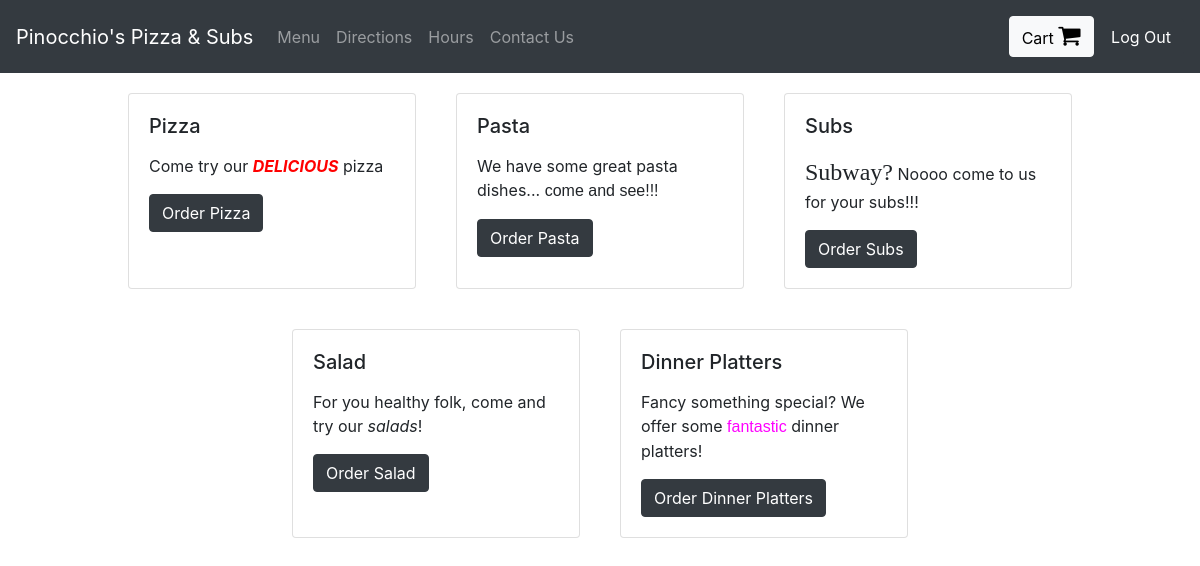
The app's page / (signed in), older data.
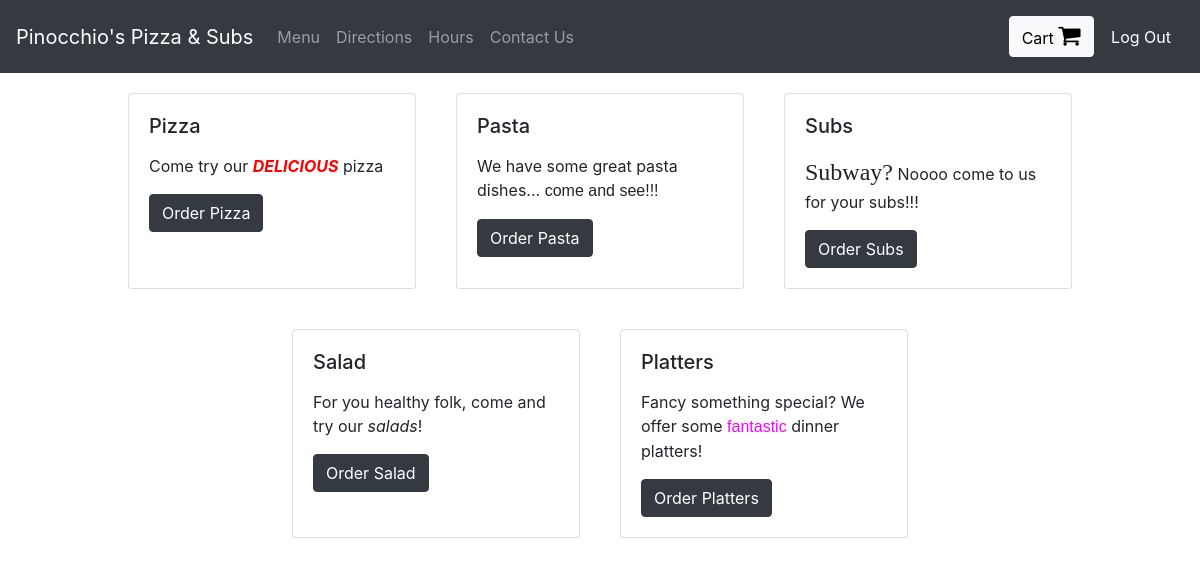
The same page, newer data.
### orders/models.py (models this page shows, shortened)
class Category(models.Model):
    category_title = models.CharField(max_length=200)
    category_gif = models.CharField(max_length=200)
    category_description = models.TextField() #make this the wysiwyg text field

### orders/views.py (the view)
# urls.py: path("", views.index, name="index"),
def index(request):
    if request.user.is_authenticated:
        return render(request, "orders/home.html", {"categories":Category.objects.all})
    else:
        return redirect("orders:login")

### orders/templates/orders/home.html
{% extends 'orders/header.html' %}
{% block content %}
    <div class="container-fluid">
      <div class="row justify-content-center">
        {% for cat in categories %}
          <div class="card" style="width: 18rem; margin: 20px;">
            <div class="card-body">
              <h5 class="card-title" >{{cat.category_title}}</h5>
              <p class="card-text">{{cat.category_description|safe}}</p>
              <a href="{{cat.category_title}}" class="btn btn-dark" >Order {{cat.category_title}}</a>
            </div>
          </div>
        {% endfor %}
      </div>
    </div>
{% endblock %}

Row changes from the older to the newer data that the page shows:
changed Category "Fancy something special? We offer some fantastic dinner platters!": category_title "Dinner Platters" → "Platters"
